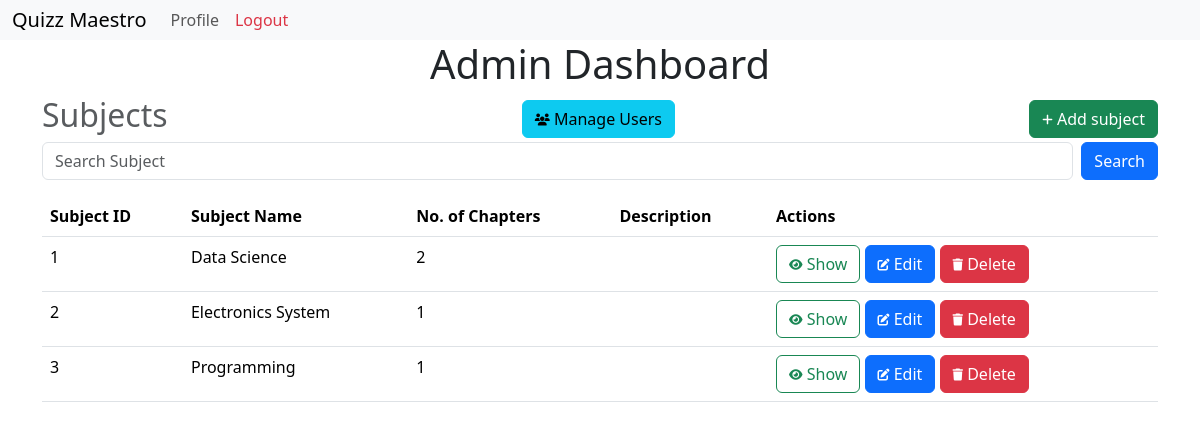
The page /admin (signed in) on the database its author committed.
### models.py (models this page shows)
class Subject(db.Model):
    id = db.Column(db.Integer, primary_key=True)
    name = db.Column(db.String(80), nullable=False)
    description = db.Column(db.String(200), nullable=True)
    chapters = db.relationship('Chapter', backref='subject', lazy=True)

### routes.py (the view)
@app.route('/admin')
@admin_required
def admin():
    user_id = session.get('user_id')
    subjects = Subject.query.all()
    query = request.args.get('query', '').strip().lower()
    if query:
        subjects = [subject for subject in subjects if
                    subject.name and query in subject.name.lower() or
                    subject.id and str(subject.id) in query
                    ]
    if not user_id:
        flash('Please login to continue', 'warning')
        return redirect(url_for('login'))
    user = User.query.get(user_id)
    if not user:
        session.pop('user_id', None)
        flash('User does not exist. Please login again.')
        return redirect(url_for('login'))
    return render_template('admin.html', user=user, subjects=subjects)

### routes.py (called while the page is built)
def admin_required(func):
    @wraps(func)
    def inner(*args, **kwargs):
        user_id = session.get('user_id')
        if not user_id:
            flash('Please login to continue')
            return redirect(url_for('login'))
        user = User.query.get(user_id)
        if not user:
            session.pop('user_id', None)  # Remove invalid session
            flash('User does not exist. Please login again.')
            return redirect(url_for('login'))
        if not user.is_admin:
            return redirect(url_for('index'))
        return func(*args, **kwargs)
    return inner

### templates/admin.html (shortened to what this page needs)
{% extends 'layout.html' %}
{% block content %}
    <h1>Admin Dashboard</h1>
    <div class ="heading">
        <h2 class="text-muted">Subjects</h2>
        <a class="btn btn-info" href="{{ url_for('admin_users') }}" id="manage">
            <i class="fas fa-users fa-xs"></i> Manage Users
        </a>
        <a class = "btn btn-success" href="{{url_for('add_subject')}}" id = "add">
            <i class="fas fa-plus fa-xs"></i>
            Add subject
        </a>
    </div>
    <form method="GET" action="{{ url_for('admin') }}" class="d-flex ms-auto mb-3">
            <input type="search" class="form-control me-2" name="query" placeholder="Search Subject" >
            <button class="btn btn-primary" type="submit">Search</button>
    </form>
    <table class="table">
        <thead>
            <tr>
                <th>Subject ID</th>
                <th>Subject Name</th>
                <th>No. of Chapters</th>
                <th>Description</th>
                <th>Actions</th>
            </tr>
        </thead>
        <tbody>
            {% for subject in subjects %}
                <tr>
                    <td>{{subject.id}}</td>
                    <td>{{subject.name}}</td>
                    <td>{{subject.chapters|length}}</td>
                    <td>{{subject.description}}</td>
                    <td>
                        <a href="{{url_for('show_subject', subject_id=subject.id)}}" class="btn btn-outline-success">
                            <i class="fas fa-eye fa-xs"></i>
                            Show
                        </a>
                        <a class="btn btn-primary" href="{{url_for('edit_subject',subject_id=subject.id)}}">
                            <i class="fas fa-edit fa-xs"></i>
                            Edit
                        </a>
                        <a class="btn btn-danger" href="{{url_for('delete_subject',subject_id=subject.id)}}">
                            <i class="fas fa-trash fa-xs"></i>
                            Delete
                        </a>
                    </td>
                </tr>
            {% endfor %}
        </tbody>
    </table>
{% endblock %}

### templates/layout.html (style rules this page uses)
body { margin : 0; padding: 0; }

### templates/admin.html (style rules this page uses)
.heading { display: flex; justify-content: space-between; align-items: center; }
h1,h2 { text-align: center; }

### rows shown on the page
Subject: id "1", name "Data Science", chapters|length "2"
Subject: id "2", name "Electronics System", chapters|length "1"
Subject: id "3", name "Programming", chapters|length "1"
